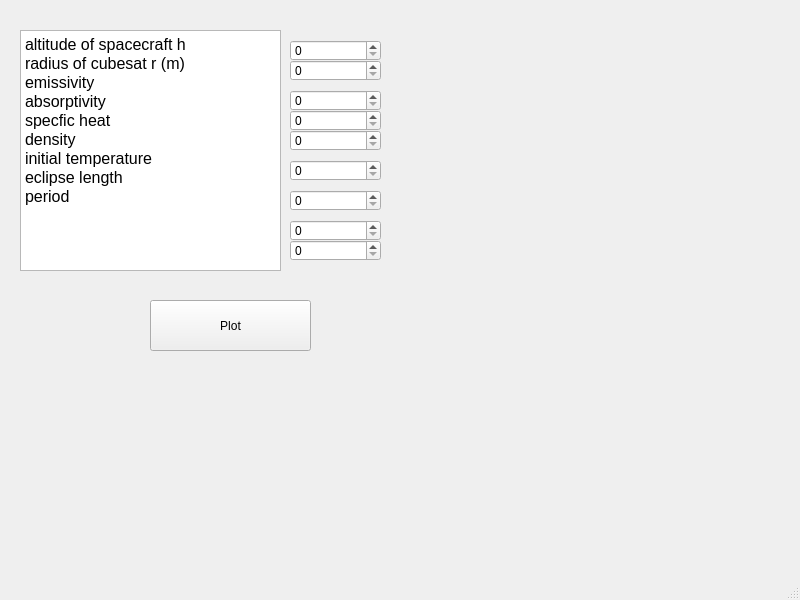
<?xml version="1.0" encoding="UTF-8"?>
<ui version="4.0">
 <class>IncidentHeat</class>
 <widget class="QMainWindow" name="IncidentHeat">
  <property name="geometry">
   <rect>
    <x>0</x>
    <y>0</y>
    <width>800</width>
    <height>600</height>
   </rect>
  </property>
  <property name="windowTitle">
   <string>MainWindow</string>
  </property>
  <widget class="QWidget" name="centralwidget">
   <widget class="QSpinBox" name="h">
    <property name="geometry">
     <rect>
      <x>290</x>
      <y>40</y>
      <width>91</width>
      <height>21</height>
     </rect>
    </property>
   </widget>
   <widget class="QSpinBox" name="r">
    <property name="geometry">
     <rect>
      <x>290</x>
      <y>60</y>
      <width>91</width>
      <height>21</height>
     </rect>
    </property>
   </widget>
   <widget class="QSpinBox" name="emissivity">
    <property name="geometry">
     <rect>
      <x>290</x>
      <y>90</y>
      <width>91</width>
      <height>21</height>
     </rect>
    </property>
   </widget>
   <widget class="QSpinBox" name="absorptivity">
    <property name="geometry">
     <rect>
      <x>290</x>
      <y>110</y>
      <width>91</width>
      <height>21</height>
     </rect>
    </property>
   </widget>
   <widget class="QSpinBox" name="specificHeat">
    <property name="geometry">
     <rect>
      <x>290</x>
      <y>130</y>
      <width>91</width>
      <height>21</height>
     </rect>
    </property>
   </widget>
   <widget class="QSpinBox" name="density">
    <property name="geometry">
     <rect>
      <x>290</x>
      <y>160</y>
      <width>91</width>
      <height>21</height>
     </rect>
    </property>
   </widget>
   <widget class="QSpinBox" name="initialtemperature">
    <property name="geometry">
     <rect>
      <x>290</x>
      <y>190</y>
      <width>91</width>
      <height>21</height>
     </rect>
    </property>
   </widget>
   <widget class="QSpinBox" name="eclipselength">
    <property name="geometry">
     <rect>
      <x>290</x>
      <y>220</y>
      <width>91</width>
      <height>21</height>
     </rect>
    </property>
   </widget>
   <widget class="QSpinBox" name="period">
    <property name="geometry">
     <rect>
      <x>290</x>
      <y>240</y>
      <width>91</width>
      <height>21</height>
     </rect>
    </property>
   </widget>
   <widget class="QTextBrowser" name="textBrowser">
    <property name="geometry">
     <rect>
      <x>20</x>
      <y>30</y>
      <width>261</width>
      <height>241</height>
     </rect>
    </property>
    <property name="html">
     <string>&lt;!DOCTYPE HTML PUBLIC &quot;-//W3C//DTD HTML 4.0//EN&quot; &quot;http://www.w3.org/TR/REC-html40/strict.dtd&quot;&gt;
&lt;html&gt;&lt;head&gt;&lt;meta name=&quot;qrichtext&quot; content=&quot;1&quot; /&gt;&lt;style type=&quot;text/css&quot;&gt;
p, li { white-space: pre-wrap; }
&lt;/style&gt;&lt;/head&gt;&lt;body style=&quot; font-family:'MS Shell Dlg 2'; font-size:7.8pt; font-weight:400; font-style:normal;&quot;&gt;
&lt;p style=&quot; margin-top:0px; margin-bottom:0px; margin-left:0px; margin-right:0px; -qt-block-indent:0; text-indent:0px;&quot;&gt;&lt;span style=&quot; font-size:12pt;&quot;&gt;altitude of spacecraft h&lt;/span&gt;&lt;/p&gt;
&lt;p style=&quot; margin-top:0px; margin-bottom:0px; margin-left:0px; margin-right:0px; -qt-block-indent:0; text-indent:0px;&quot;&gt;&lt;span style=&quot; font-size:12pt;&quot;&gt;radius of cubesat r (m)&lt;/span&gt;&lt;/p&gt;
&lt;p style=&quot; margin-top:0px; margin-bottom:0px; margin-left:0px; margin-right:0px; -qt-block-indent:0; text-indent:0px;&quot;&gt;&lt;span style=&quot; font-size:12pt;&quot;&gt;emissivity &lt;/span&gt;&lt;/p&gt;
&lt;p style=&quot; margin-top:0px; margin-bottom:0px; margin-left:0px; margin-right:0px; -qt-block-indent:0; text-indent:0px;&quot;&gt;&lt;span style=&quot; font-size:12pt;&quot;&gt;absorptivity&lt;/span&gt;&lt;/p&gt;
&lt;p style=&quot; margin-top:0px; margin-bottom:0px; margin-left:0px; margin-right:0px; -qt-block-indent:0; text-indent:0px;&quot;&gt;&lt;span style=&quot; font-size:12pt;&quot;&gt;specfic heat&lt;/span&gt;&lt;/p&gt;
&lt;p style=&quot; margin-top:0px; margin-bottom:0px; margin-left:0px; margin-right:0px; -qt-block-indent:0; text-indent:0px;&quot;&gt;&lt;span style=&quot; font-size:12pt;&quot;&gt;density&lt;/span&gt;&lt;/p&gt;
&lt;p style=&quot; margin-top:0px; margin-bottom:0px; margin-left:0px; margin-right:0px; -qt-block-indent:0; text-indent:0px;&quot;&gt;&lt;span style=&quot; font-size:12pt;&quot;&gt;initial temperature&lt;/span&gt;&lt;/p&gt;
&lt;p style=&quot; margin-top:0px; margin-bottom:0px; margin-left:0px; margin-right:0px; -qt-block-indent:0; text-indent:0px;&quot;&gt;&lt;span style=&quot; font-size:12pt;&quot;&gt;eclipse length&lt;/span&gt;&lt;/p&gt;
&lt;p style=&quot; margin-top:0px; margin-bottom:0px; margin-left:0px; margin-right:0px; -qt-block-indent:0; text-indent:0px;&quot;&gt;&lt;span style=&quot; font-size:12pt;&quot;&gt;period&lt;/span&gt;&lt;/p&gt;&lt;/body&gt;&lt;/html&gt;</string>
    </property>
   </widget>
   <widget class="QPushButton" name="pushButton">
    <property name="geometry">
     <rect>
      <x>150</x>
      <y>300</y>
      <width>161</width>
      <height>51</height>
     </rect>
    </property>
    <property name="text">
     <string>Plot</string>
    </property>
   </widget>
  </widget>
  <widget class="QMenuBar" name="menubar">
   <property name="geometry">
    <rect>
     <x>0</x>
     <y>0</y>
     <width>800</width>
     <height>26</height>
    </rect>
   </property>
  </widget>
  <widget class="QStatusBar" name="statusbar"/>
 </widget>
 <resources/>
 <connections/>
</ui>
